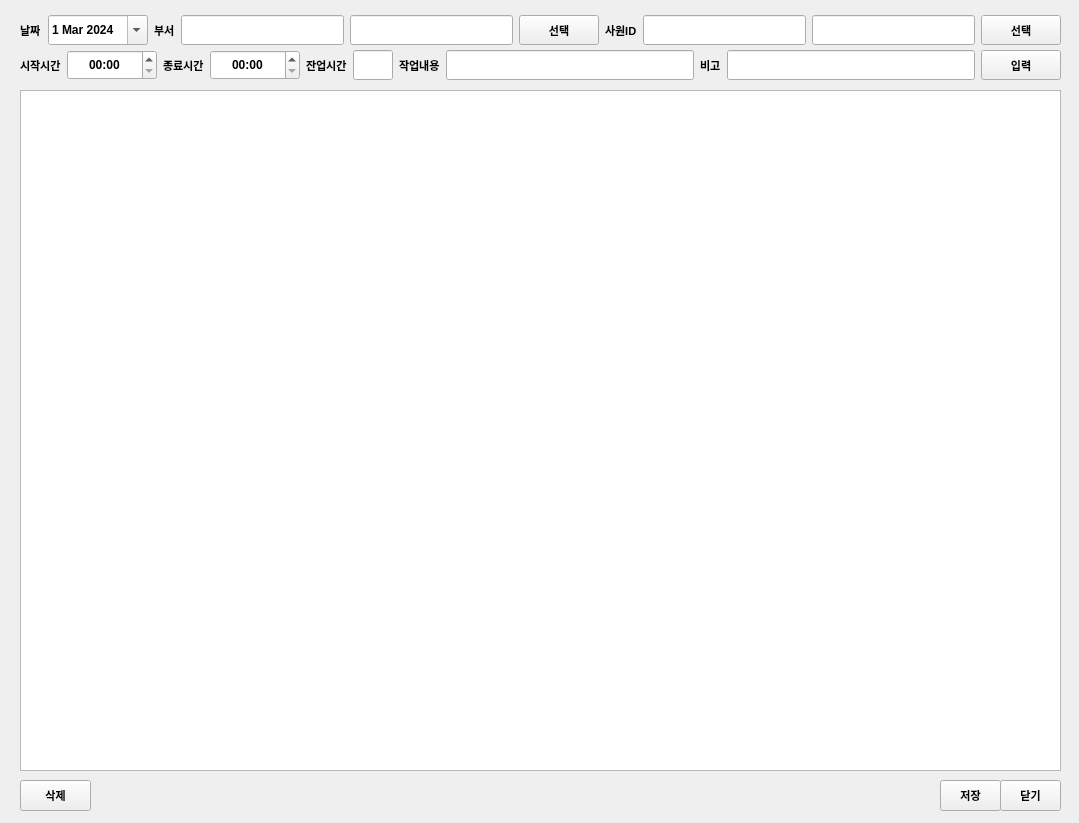
<?xml version="1.0" encoding="UTF-8"?>
<ui version="4.0">
 <class>win_upload_time</class>
 <widget class="QWidget" name="win_upload_time">
  <property name="geometry">
   <rect>
    <x>0</x>
    <y>0</y>
    <width>1079</width>
    <height>823</height>
   </rect>
  </property>
  <property name="windowTitle">
   <string>Form</string>
  </property>
  <widget class="QTableWidget" name="tbl_info">
   <property name="enabled">
    <bool>true</bool>
   </property>
   <property name="geometry">
    <rect>
     <x>20</x>
     <y>90</y>
     <width>1041</width>
     <height>681</height>
    </rect>
   </property>
   <property name="inputMethodHints">
    <set>Qt::ImhMultiLine</set>
   </property>
   <property name="verticalScrollBarPolicy">
    <enum>Qt::ScrollBarAsNeeded</enum>
   </property>
   <property name="horizontalScrollBarPolicy">
    <enum>Qt::ScrollBarAsNeeded</enum>
   </property>
   <property name="sizeAdjustPolicy">
    <enum>QAbstractScrollArea::AdjustToContents</enum>
   </property>
   <property name="dragEnabled">
    <bool>true</bool>
   </property>
   <property name="alternatingRowColors">
    <bool>true</bool>
   </property>
   <property name="selectionBehavior">
    <enum>QAbstractItemView::SelectRows</enum>
   </property>
   <property name="textElideMode">
    <enum>Qt::ElideMiddle</enum>
   </property>
   <attribute name="horizontalHeaderCascadingSectionResizes">
    <bool>true</bool>
   </attribute>
   <attribute name="horizontalHeaderShowSortIndicator" stdset="0">
    <bool>true</bool>
   </attribute>
   <attribute name="horizontalHeaderStretchLastSection">
    <bool>true</bool>
   </attribute>
   <attribute name="verticalHeaderCascadingSectionResizes">
    <bool>true</bool>
   </attribute>
   <attribute name="verticalHeaderStretchLastSection">
    <bool>false</bool>
   </attribute>
  </widget>
  <widget class="QPushButton" name="btn_close">
   <property name="geometry">
    <rect>
     <x>1000</x>
     <y>780</y>
     <width>61</width>
     <height>31</height>
    </rect>
   </property>
   <property name="font">
    <font>
     <family>Arial</family>
     <pointsize>8</pointsize>
     <weight>75</weight>
     <bold>true</bold>
    </font>
   </property>
   <property name="text">
    <string>닫기</string>
   </property>
  </widget>
  <widget class="QPushButton" name="btn_save">
   <property name="geometry">
    <rect>
     <x>940</x>
     <y>780</y>
     <width>61</width>
     <height>31</height>
    </rect>
   </property>
   <property name="font">
    <font>
     <family>Arial</family>
     <pointsize>8</pointsize>
     <weight>75</weight>
     <bold>true</bold>
    </font>
   </property>
   <property name="text">
    <string>저장</string>
   </property>
  </widget>
  <widget class="QPushButton" name="btn_delete">
   <property name="geometry">
    <rect>
     <x>20</x>
     <y>780</y>
     <width>71</width>
     <height>31</height>
    </rect>
   </property>
   <property name="font">
    <font>
     <family>Arial</family>
     <pointsize>8</pointsize>
     <weight>75</weight>
     <bold>true</bold>
    </font>
   </property>
   <property name="text">
    <string>삭제</string>
   </property>
  </widget>
  <widget class="QWidget" name="gridLayoutWidget">
   <property name="geometry">
    <rect>
     <x>20</x>
     <y>50</y>
     <width>1041</width>
     <height>32</height>
    </rect>
   </property>
   <layout class="QGridLayout" name="gridLayout">
    <property name="sizeConstraint">
     <enum>QLayout::SetMaximumSize</enum>
    </property>
    <item row="1" column="4">
     <widget class="QLabel" name="lbl_select_file_6">
      <property name="font">
       <font>
        <family>Arial</family>
        <pointsize>8</pointsize>
        <weight>75</weight>
        <bold>true</bold>
       </font>
      </property>
      <property name="text">
       <string>잔업시간</string>
      </property>
     </widget>
    </item>
    <item row="1" column="5">
     <widget class="QLineEdit" name="txt_overtime">
      <property name="minimumSize">
       <size>
        <width>0</width>
        <height>30</height>
       </size>
      </property>
      <property name="maximumSize">
       <size>
        <width>40</width>
        <height>16777215</height>
       </size>
      </property>
      <property name="font">
       <font>
        <family>Arial</family>
        <weight>75</weight>
        <bold>true</bold>
       </font>
      </property>
      <property name="alignment">
       <set>Qt::AlignCenter</set>
      </property>
     </widget>
    </item>
    <item row="1" column="1">
     <widget class="QTimeEdit" name="time_start">
      <property name="minimumSize">
       <size>
        <width>90</width>
        <height>30</height>
       </size>
      </property>
      <property name="font">
       <font>
        <family>Arial</family>
        <weight>75</weight>
        <bold>true</bold>
       </font>
      </property>
      <property name="alignment">
       <set>Qt::AlignCenter</set>
      </property>
      <property name="currentSection">
       <enum>QDateTimeEdit::HourSection</enum>
      </property>
      <property name="displayFormat">
       <string>HH:mm</string>
      </property>
     </widget>
    </item>
    <item row="1" column="3">
     <widget class="QTimeEdit" name="time_end">
      <property name="minimumSize">
       <size>
        <width>90</width>
        <height>30</height>
       </size>
      </property>
      <property name="font">
       <font>
        <family>Arial</family>
        <weight>75</weight>
        <bold>true</bold>
       </font>
      </property>
      <property name="alignment">
       <set>Qt::AlignCenter</set>
      </property>
      <property name="currentSection">
       <enum>QDateTimeEdit::HourSection</enum>
      </property>
      <property name="displayFormat">
       <string>HH:mm</string>
      </property>
     </widget>
    </item>
    <item row="1" column="7">
     <widget class="QLineEdit" name="txt_detail">
      <property name="minimumSize">
       <size>
        <width>0</width>
        <height>30</height>
       </size>
      </property>
      <property name="font">
       <font>
        <family>Arial</family>
        <weight>75</weight>
        <bold>true</bold>
       </font>
      </property>
      <property name="alignment">
       <set>Qt::AlignCenter</set>
      </property>
     </widget>
    </item>
    <item row="1" column="8">
     <widget class="QLabel" name="lbl_select_file_9">
      <property name="font">
       <font>
        <family>Arial</family>
        <pointsize>8</pointsize>
        <weight>75</weight>
        <bold>true</bold>
       </font>
      </property>
      <property name="text">
       <string>비고</string>
      </property>
     </widget>
    </item>
    <item row="1" column="10">
     <widget class="QPushButton" name="btn_input">
      <property name="maximumSize">
       <size>
        <width>16777215</width>
        <height>30</height>
       </size>
      </property>
      <property name="font">
       <font>
        <family>Arial</family>
        <pointsize>8</pointsize>
        <weight>75</weight>
        <bold>true</bold>
       </font>
      </property>
      <property name="text">
       <string>입력</string>
      </property>
     </widget>
    </item>
    <item row="1" column="6">
     <widget class="QLabel" name="lbl_select_file_8">
      <property name="font">
       <font>
        <family>Arial</family>
        <pointsize>8</pointsize>
        <weight>75</weight>
        <bold>true</bold>
       </font>
      </property>
      <property name="text">
       <string>작업내용</string>
      </property>
     </widget>
    </item>
    <item row="1" column="2">
     <widget class="QLabel" name="lbl_select_file_5">
      <property name="font">
       <font>
        <family>Arial</family>
        <pointsize>8</pointsize>
        <weight>75</weight>
        <bold>true</bold>
       </font>
      </property>
      <property name="text">
       <string>종료시간</string>
      </property>
     </widget>
    </item>
    <item row="1" column="0">
     <widget class="QLabel" name="lbl_select_file_4">
      <property name="font">
       <font>
        <family>Arial</family>
        <pointsize>8</pointsize>
        <weight>75</weight>
        <bold>true</bold>
       </font>
      </property>
      <property name="text">
       <string>시작시간</string>
      </property>
     </widget>
    </item>
    <item row="1" column="9">
     <widget class="QLineEdit" name="txt_note">
      <property name="minimumSize">
       <size>
        <width>0</width>
        <height>30</height>
       </size>
      </property>
      <property name="font">
       <font>
        <family>Arial</family>
        <weight>75</weight>
        <bold>true</bold>
       </font>
      </property>
      <property name="alignment">
       <set>Qt::AlignCenter</set>
      </property>
     </widget>
    </item>
   </layout>
  </widget>
  <widget class="QWidget" name="horizontalLayoutWidget">
   <property name="geometry">
    <rect>
     <x>20</x>
     <y>10</y>
     <width>1041</width>
     <height>41</height>
    </rect>
   </property>
   <layout class="QHBoxLayout" name="horizontalLayout">
    <item>
     <widget class="QLabel" name="lbl_select_file">
      <property name="font">
       <font>
        <family>Arial</family>
        <pointsize>8</pointsize>
        <weight>75</weight>
        <bold>true</bold>
       </font>
      </property>
      <property name="text">
       <string>날짜</string>
      </property>
     </widget>
    </item>
    <item>
     <widget class="QDateEdit" name="date">
      <property name="minimumSize">
       <size>
        <width>100</width>
        <height>0</height>
       </size>
      </property>
      <property name="maximumSize">
       <size>
        <width>100</width>
        <height>30</height>
       </size>
      </property>
      <property name="font">
       <font>
        <family>Arial</family>
        <pointsize>9</pointsize>
        <weight>75</weight>
        <bold>true</bold>
       </font>
      </property>
      <property name="dateTime">
       <datetime>
        <hour>0</hour>
        <minute>0</minute>
        <second>0</second>
        <year>2024</year>
        <month>3</month>
        <day>1</day>
       </datetime>
      </property>
      <property name="calendarPopup">
       <bool>true</bool>
      </property>
     </widget>
    </item>
    <item>
     <widget class="QLabel" name="lbl_select_file_2">
      <property name="font">
       <font>
        <family>Arial</family>
        <pointsize>8</pointsize>
        <weight>75</weight>
        <bold>true</bold>
       </font>
      </property>
      <property name="text">
       <string>부서</string>
      </property>
     </widget>
    </item>
    <item>
     <widget class="QLineEdit" name="txt_dept_id">
      <property name="maximumSize">
       <size>
        <width>16777215</width>
        <height>30</height>
       </size>
      </property>
      <property name="font">
       <font>
        <family>Arial</family>
        <weight>75</weight>
        <bold>true</bold>
       </font>
      </property>
      <property name="alignment">
       <set>Qt::AlignCenter</set>
      </property>
     </widget>
    </item>
    <item>
     <widget class="QLineEdit" name="txt_dept_name">
      <property name="maximumSize">
       <size>
        <width>16777215</width>
        <height>30</height>
       </size>
      </property>
      <property name="font">
       <font>
        <family>Arial</family>
        <weight>75</weight>
        <bold>true</bold>
       </font>
      </property>
      <property name="alignment">
       <set>Qt::AlignCenter</set>
      </property>
     </widget>
    </item>
    <item>
     <widget class="QPushButton" name="btn_select_dept">
      <property name="maximumSize">
       <size>
        <width>16777215</width>
        <height>30</height>
       </size>
      </property>
      <property name="font">
       <font>
        <family>Arial</family>
        <pointsize>8</pointsize>
        <weight>75</weight>
        <bold>true</bold>
       </font>
      </property>
      <property name="text">
       <string>선택</string>
      </property>
     </widget>
    </item>
    <item>
     <widget class="QLabel" name="lbl_select_file_3">
      <property name="font">
       <font>
        <family>Arial</family>
        <pointsize>8</pointsize>
        <weight>75</weight>
        <bold>true</bold>
       </font>
      </property>
      <property name="text">
       <string>사원ID</string>
      </property>
     </widget>
    </item>
    <item>
     <widget class="QLineEdit" name="txt_emp_id">
      <property name="maximumSize">
       <size>
        <width>16777215</width>
        <height>30</height>
       </size>
      </property>
      <property name="font">
       <font>
        <family>Arial</family>
        <weight>75</weight>
        <bold>true</bold>
       </font>
      </property>
      <property name="alignment">
       <set>Qt::AlignCenter</set>
      </property>
     </widget>
    </item>
    <item>
     <widget class="QLineEdit" name="txt_emp_name">
      <property name="maximumSize">
       <size>
        <width>16777215</width>
        <height>30</height>
       </size>
      </property>
      <property name="font">
       <font>
        <family>Arial</family>
        <weight>75</weight>
        <bold>true</bold>
       </font>
      </property>
      <property name="alignment">
       <set>Qt::AlignCenter</set>
      </property>
     </widget>
    </item>
    <item>
     <widget class="QPushButton" name="btn_select_emp">
      <property name="maximumSize">
       <size>
        <width>16777215</width>
        <height>30</height>
       </size>
      </property>
      <property name="font">
       <font>
        <family>Arial</family>
        <pointsize>8</pointsize>
        <weight>75</weight>
        <bold>true</bold>
       </font>
      </property>
      <property name="text">
       <string>선택</string>
      </property>
     </widget>
    </item>
   </layout>
  </widget>
 </widget>
 <tabstops>
  <tabstop>date</tabstop>
  <tabstop>btn_select_dept</tabstop>
  <tabstop>btn_select_emp</tabstop>
  <tabstop>time_start</tabstop>
  <tabstop>time_end</tabstop>
  <tabstop>btn_input</tabstop>
  <tabstop>tbl_info</tabstop>
  <tabstop>btn_delete</tabstop>
  <tabstop>btn_save</tabstop>
  <tabstop>btn_close</tabstop>
 </tabstops>
 <resources/>
 <connections/>
</ui>
